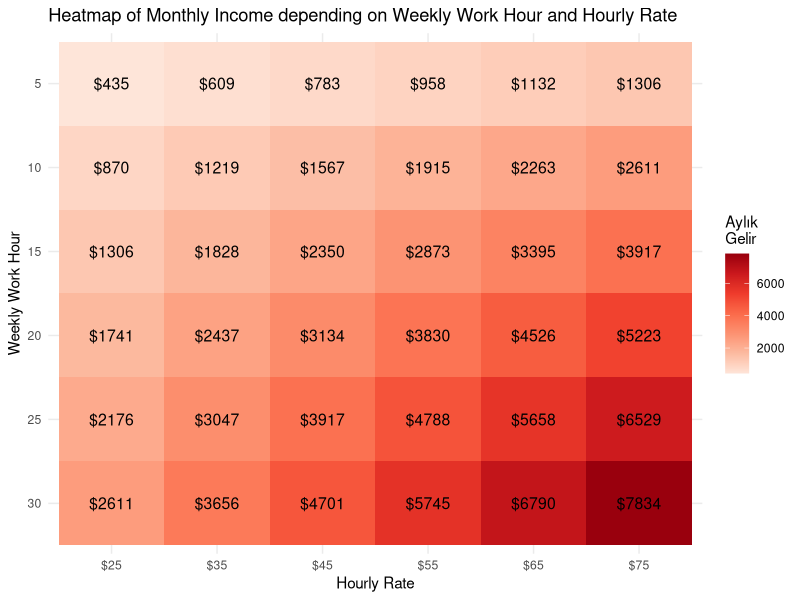
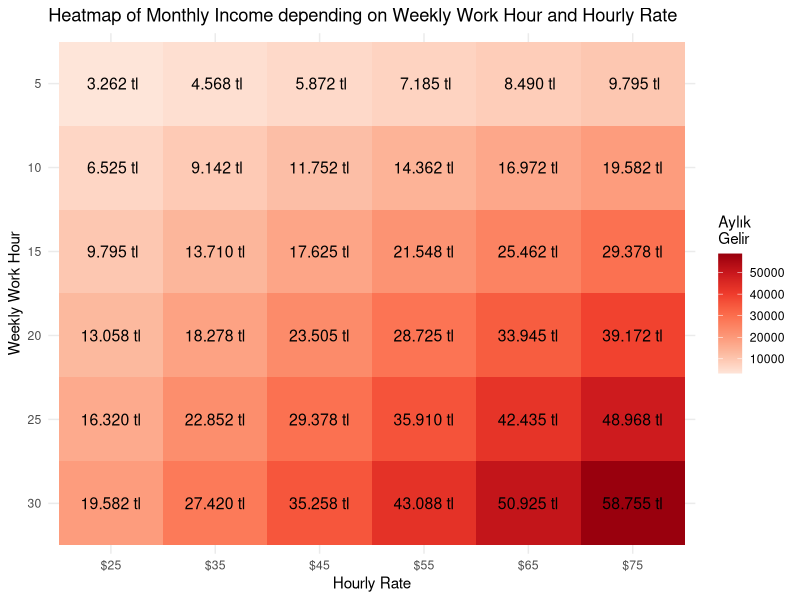
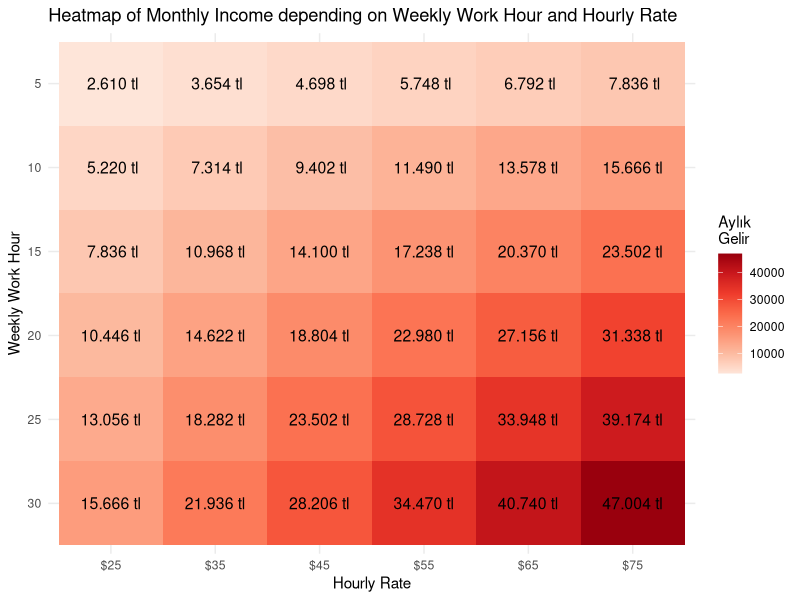

Recreate these plots in R, in order.
## ---- chunk 1
knitr::opts_chunk$set(
  echo = FALSE,
  message = FALSE,
  warning = FALSE
)
## ---- chunk 2
library(tidyverse)
## ---- chunk 3
data <- as_tibble(expand.grid(c(1:6) * 5, c(0:5) * 10 + 25))
## ---- chunk 4
week_to_month_coef <- 365.6 / 12 / 7
exchange_rate <- 7.5
upwork_rate <- 0.2
tax_ratio <- 0.2
## ---- chunk 5
data <- data %>%
  rename(
    hourly_rate = Var1,
    weekly_work_hour = Var2
  ) %>%
  mutate(monthly_income_usd = round(
    hourly_rate *
      weekly_work_hour *
      week_to_month_coef *
      (1 - upwork_rate)
  )) %>%
  mutate(
    monthly_income_tl = round(monthly_income_usd * 7.5, 0)
  ) %>%
  mutate(
    monthly_income_tl_net = round(monthly_income_tl * (1 - tax_ratio))
  )
## ---- chunk 6
data %>%
  mutate(weekly_work_hour = paste("$", weekly_work_hour, sep = "")) %>%
  ggplot(aes(
    x = weekly_work_hour,
    y = reorder(hourly_rate, -hourly_rate),
    fill = monthly_income_usd
  )) +
  geom_tile() +
  theme_minimal() +
  ggtitle("Heatmap of Monthly Income depending on Weekly Work Hour and Hourly Rate") +
  xlab("Hourly Rate") +
  ylab("Weekly Work Hour") +
  scale_x_discrete(labels = c("$25", "$35", "$45", "$55", "$65", "$75")) +
  scale_fill_distiller(name = "Aylık\nGelir", palette = "Reds", direction = 1) +
  geom_text(
    aes(
      x = weekly_work_hour,
      y = reorder(hourly_rate, -hourly_rate),
      label = paste("$", as.character(monthly_income_usd), sep = "")
    ),
    color = "black",
    size = 4
  )
## ---- chunk 7

## ---- chunk 8
data %>%
  mutate(weekly_work_hour = paste("$", weekly_work_hour, sep = "")) %>%
  ggplot(aes(
    x = weekly_work_hour,
    y = reorder(hourly_rate, -hourly_rate),
    fill = monthly_income_tl
  )) +
  geom_tile() +
  ggtitle("Heatmap of Monthly Income depending on Weekly Work Hour and Hourly Rate") +
  theme_minimal() +
  xlab("Hourly Rate") +
  ylab("Weekly Work Hour") +
  scale_x_discrete(labels = c("$25", "$35", "$45", "$55", "$65", "$75")) +
  scale_fill_distiller(name = "Aylık\nGelir", palette = "Reds", direction = 1) +
  geom_text(
    aes(
      x = weekly_work_hour,
      y = reorder(hourly_rate, -hourly_rate),
      label = paste(format(monthly_income_tl, big.mark = "."), "tl")
    ),
    color = "black",
    size = 4
  )
## ---- chunk 9
data %>%
  mutate(weekly_work_hour = paste("$", weekly_work_hour, sep = "")) %>%
  ggplot(aes(
    x = weekly_work_hour,
    y = reorder(hourly_rate, -hourly_rate),
    fill = monthly_income_tl_net
  )) +
  geom_tile() +
  ggtitle("Heatmap of Monthly Income depending on Weekly Work Hour and Hourly Rate") +
  theme_minimal() +
  xlab("Hourly Rate") +
  ylab("Weekly Work Hour") +
  scale_x_discrete(labels = c("$25", "$35", "$45", "$55", "$65", "$75")) +
  scale_fill_distiller(name = "Aylık\nGelir", palette = "Reds", direction = 1) +
  geom_text(
    aes(
      x = weekly_work_hour,
      y = reorder(hourly_rate, -hourly_rate),
      label = paste(format(monthly_income_tl_net, big.mark = "."), "tl")
    ),
    color = "black",
    size = 4
  )
